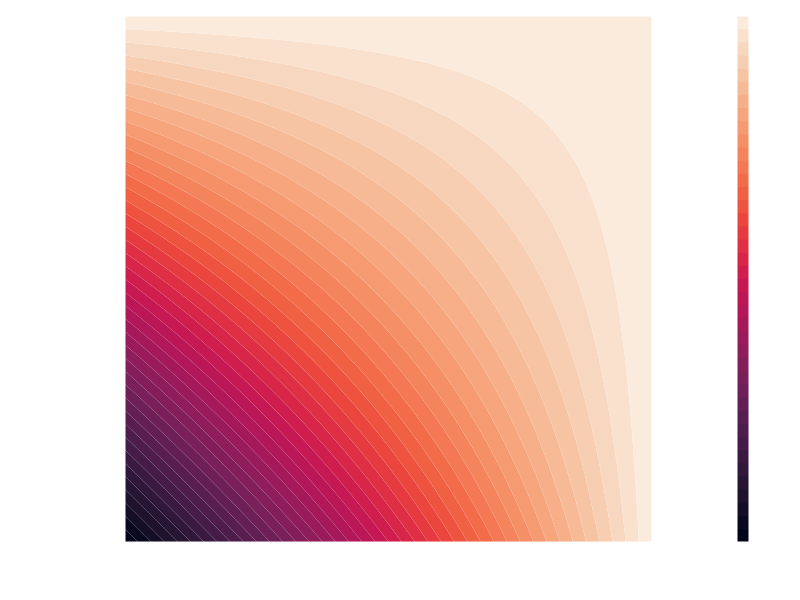

Recreate this plot in Julia.
# %%
using Makie
using CairoMakie
using ColorSchemes
using Printf

CairoMakie.activate!()

set_theme!(theme_black())

function plot_it(xs, ys, zs; filename, colormap, v_max, contour_label_cmap, levels)
    tick_label_size = 32
    axis_label_size = tick_label_size * 1.5
    label_padding = 0
    ax_ticks = (0:1, [L"0", L"c"])

    fig = Figure(; size=(800, 600), backgroundcolor=(:black, 0))
    ax = Axis(
        fig[1, 1];
        aspect=1,
        xticks=ax_ticks,
        xticklabelsize=tick_label_size,
        yticks=ax_ticks,
        yticklabelsize=tick_label_size,
        xlabel=L"v",
        xlabelsize=axis_label_size,
        xlabelpadding=label_padding - 18,
        ylabel=L"u'",
        ylabelsize=axis_label_size,
        ylabelpadding=label_padding,
        ylabelrotation=0,
    )

    hm = heatmap!(ax, xs, ys, zs; colormap)
    contour!(
        ax,
        xs,
        ys,
        zs;
        labels=true,
        levels,
        labelformatter=x -> @sprintf("%0.2f", x),
        colormap=contour_label_cmap,
    )
    Colorbar(
        fig[1, end + 1],
        hm;
        label=L"u",
        labelrotation=0,
        labelsize=axis_label_size,
        labelpadding=0,
        ticks=(ax_ticks[1], [ax_ticks[2]..., (L"%$(n)c" for _ in 2:v_max)...]),
        ticklabelsize=tick_label_size,
    )
    tightlimits!(ax)

    save(joinpath(@__DIR__, filename), fig; px_per_unit=4)
    return fig
end

xs = ys = 0:0.0025:1;

plot_it(
    xs,
    ys,
    [(x + y) / (1 + x * y) for x in xs, y in ys];
    filename="velocity_addition.png",
    colormap=:seaborn_rocket_gradient,
    v_max=1,
    levels=24, # one less than a multiple of 5 for nice spacing
    contour_label_cmap=["#fff1", "#fff9"],
)

# %%
c_min, c_middle, c_max = 0, 1, 2
c_length = c_max - c_min
ratio_first = (c_middle - c_min) / c_length
ratio_second = (c_max - c_middle) / c_length

less_than_c_cmap = get(
    ColorSchemes.seaborn_rocket_gradient, LinRange(0, 1, Int64(ratio_first * 100))
)
greater_than_c_cmap = reverse(
    get(ColorSchemes.seaborn_mako_gradient, LinRange(0, 1, Int64(ratio_second * 100)))
)
colormap = vcat(less_than_c_cmap, greater_than_c_cmap)

plot_it(
    xs,
    ys,
    [x + y for x in xs, y in ys];
    filename="velocity_addition_bad.png",
    colormap,
    v_max=2,
    levels=49,
    contour_label_cmap=["#fff1", "#fffa", "#fff1"],
)
